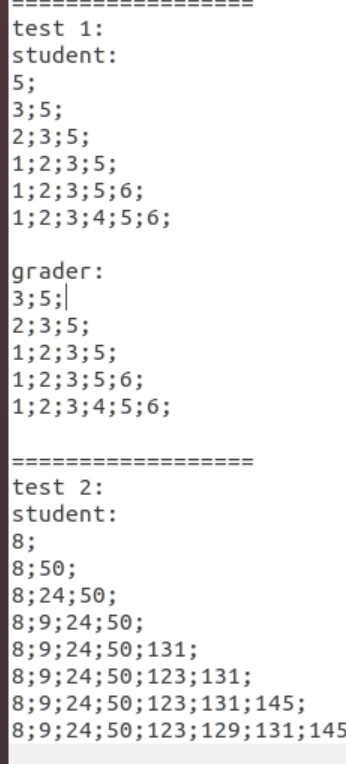
#> input picture backend-flask/images/Lab1_2.PNG, 346 x 764 px, given in place of 021.MP4, which was not available
$ python data_processor.py
#> lines starting #> are read from the running program, lines starting #| are printed output that depends on the picture; pictures that were not available may be replaced by others from this repository, and a replacement may not be noted
import cv2
import numpy as np
import os

# Playing video from file:
cap = cv2.VideoCapture('021.MP4')
length = int(cap.get(cv2.CAP_PROP_FRAME_COUNT))
print(length)
try:
    if not os.path.exists('data'):
        os.makedirs('data')
except OSError:
    print ('Error: Creating directory of data')

currentFrame = 0
count =0;
while True:
    # Capture frame-by-frame
    ret, frame = cap.read()
#> frame is the input picture: shape (764, 346, 3); mean B, G, R 240.4, 240.4, 240.8
    if length >= count and count % 150  == 0:
        # To stop duplicate images
        #if count % 10 == 0:
        name = './data/frame' + str(currentFrame) + '.png'
        print ('Creating...' + name)
        cv2.imwrite(name, frame)

        img_90 = cv2.rotate(frame, cv2.ROTATE_90_CLOCKWISE)
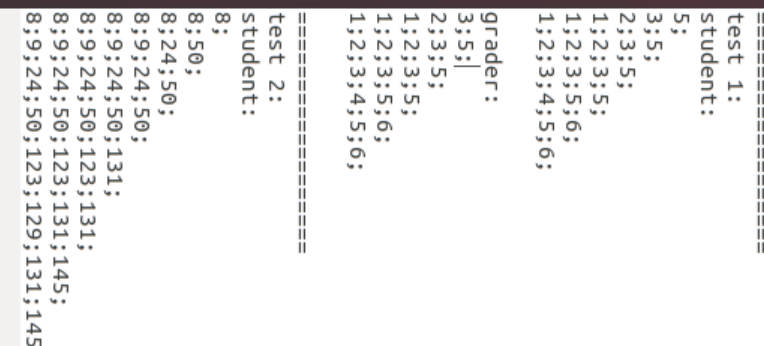
#> img_90: shape (346, 764, 3); mean B, G, R 240.4, 240.4, 240.8
        currentFrame +=1
        name = './data/frame' + str(currentFrame) + '.png'
        print ('Creating...' + name)
        cv2.imwrite(name, img_90)

        img_180 = cv2.rotate(frame, cv2.ROTATE_180)
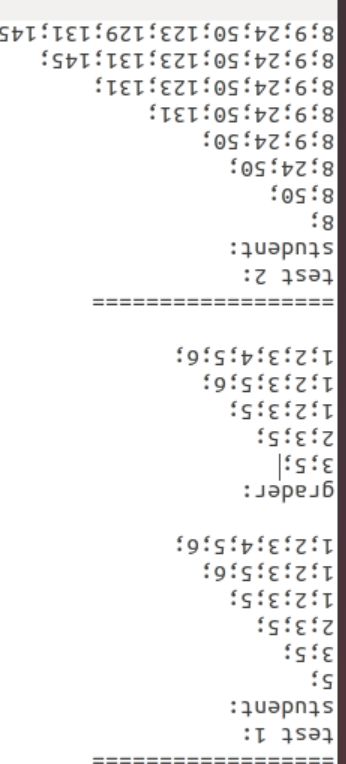
#> img_180: shape (764, 346, 3); mean B, G, R 240.4, 240.4, 240.8
        currentFrame +=1
        name = './data/frame' + str(currentFrame) + '.png'
        print ('Creating...' + name)
        cv2.imwrite(name, img_180)

        img_270 = cv2.rotate(frame, cv2.ROTATE_90_COUNTERCLOCKWISE)
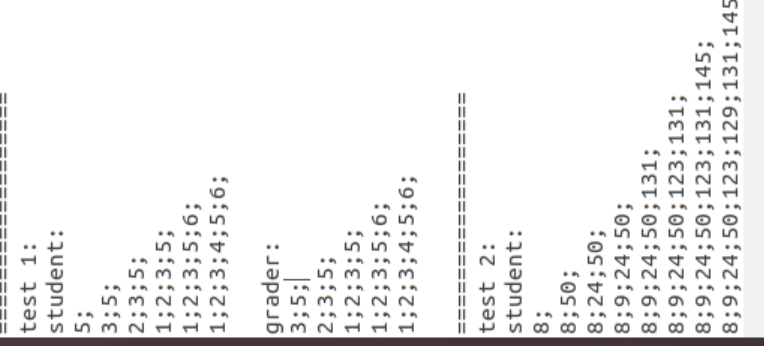
#> img_270: shape (346, 764, 3); mean B, G, R 240.4, 240.4, 240.8
        currentFrame +=1
        name = './data/frame' + str(currentFrame) + '.png'
        print ('Creating...' + name)
        cv2.imwrite(name, img_270)

        kernel = np.ones((5,5), np.uint8)

        img_erosion = cv2.erode(frame, kernel, iterations = 1)
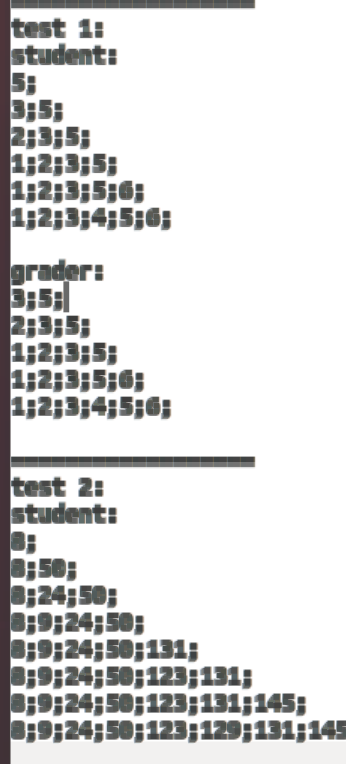
#> img_erosion: shape (764, 346, 3); mean B, G, R 218.4, 218.6, 218.7
        currentFrame +=1
        name = './data/frame' + str(currentFrame) + '.png'
        print ('Creating...' + name)
        cv2.imwrite(name, img_erosion)

        img_dilation = cv2.dilate(frame, kernel, iterations = 1)
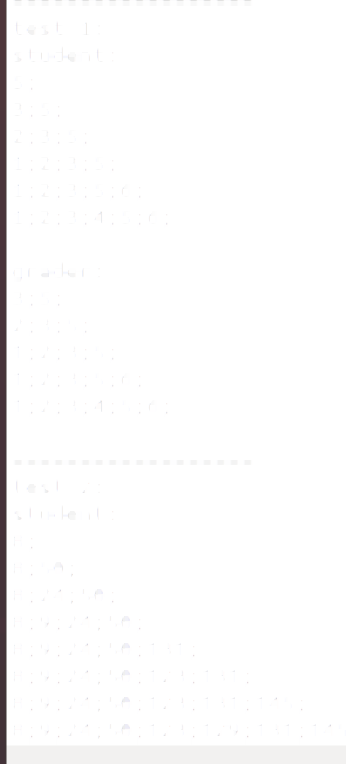
#> img_dilation: shape (764, 346, 3); mean B, G, R 250.7, 250.6, 251
        currentFrame +=1
        name = './data/frame' + str(currentFrame) + '.png'
        print ('Creating...' + name)
        cv2.imwrite(name, img_dilation)

        img_opening = cv2.morphologyEx(frame, cv2.MORPH_OPEN, kernel)
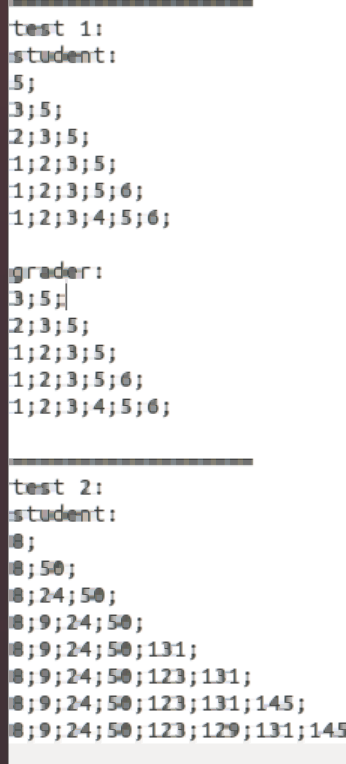
#> img_opening: shape (764, 346, 3); mean B, G, R 237.2, 237.1, 237.6
        currentFrame +=1
        name = './data/frame' + str(currentFrame) + '.png'
        print ('Creating...' + name)
        cv2.imwrite(name, img_opening)

        img_closing = cv2.morphologyEx(frame, cv2.MORPH_CLOSE, kernel)
        currentFrame +=1
        name = './data/frame' + str(currentFrame) + '.png'
        print ('Creating...' + name)
        cv2.imwrite(name, img_closing)

        img_gradient = cv2.morphologyEx(frame, cv2.MORPH_GRADIENT, kernel)
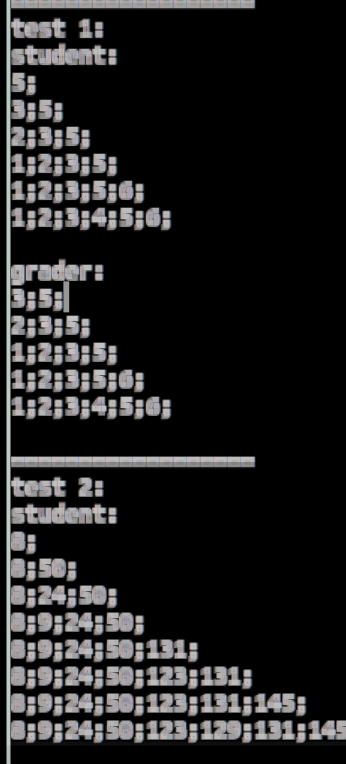
#> img_gradient: shape (764, 346, 3); mean B, G, R 32.3, 32, 32.3
        currentFrame +=1
        name = './data/frame' + str(currentFrame) + '.png'
        print ('Creating...' + name)
        cv2.imwrite(name, img_gradient)

        currentFrame +=1

    count += 1
    if cv2.waitKey(1) == ord('q'):
#> (key q is pressed here)
        break
cap.release()
cv2.destroyAllWindows()

$ run again, on backend-flask/images/MT2_0.PNG
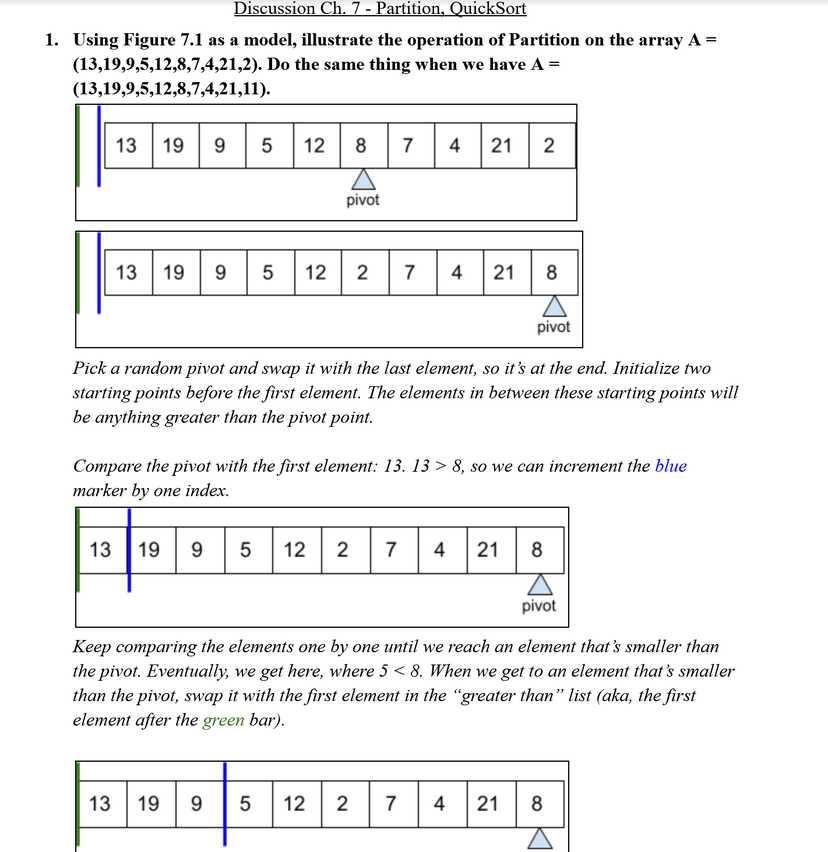
#> input picture backend-flask/images/MT2_0.PNG, 828 x 852 px, shrunk from 1421 x 1463 before the run, given in place of 021.MP4, which was not available
#> frame is the input picture: shape (852, 828, 3); mean B, G, R 241.8, 241.5, 241.4
#> `img_270 = cv2.rotate(frame, cv2.ROTATE_90_COUNTERCLOCKWISE)`:
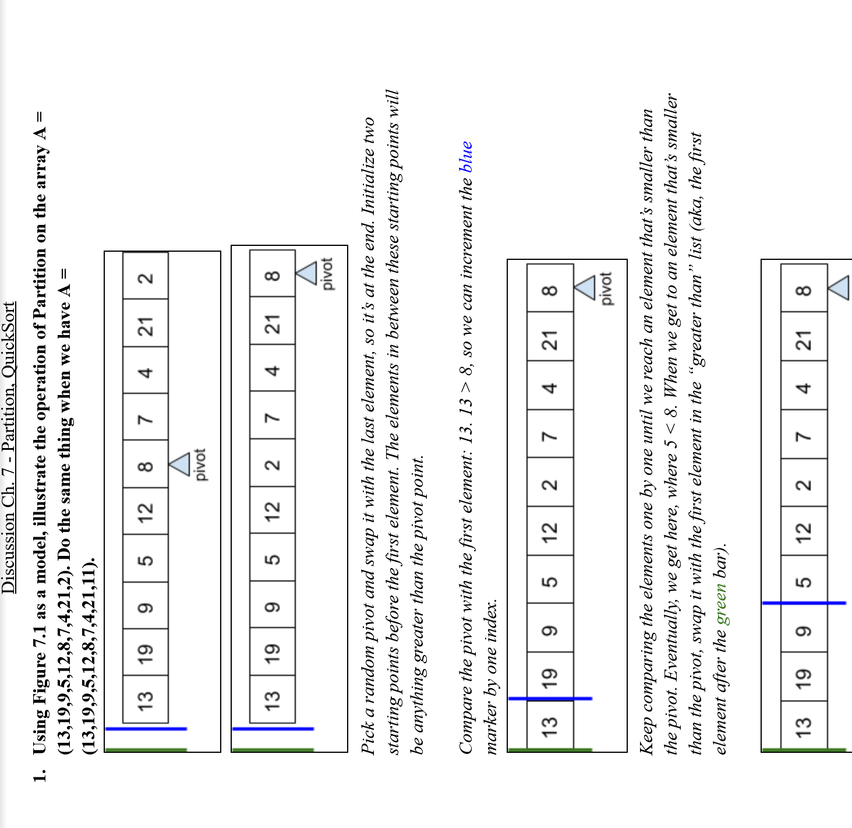
#> img_270: shape (828, 852, 3); mean B, G, R 241.8, 241.5, 241.4
#> `img_gradient = cv2.morphologyEx(frame, cv2.MORPH_GRADIENT, kernel)`:
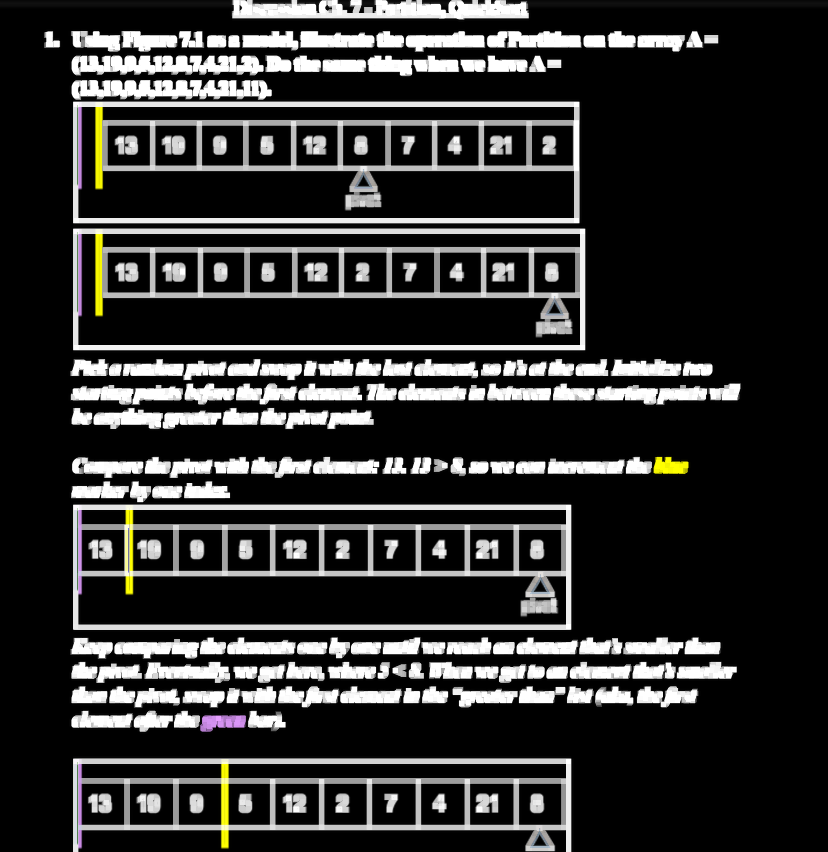
#> img_gradient: shape (852, 828, 3); mean B, G, R 47.1, 47.8, 47.9

$ run again, on backend-flask/images/MT2_1.PNG
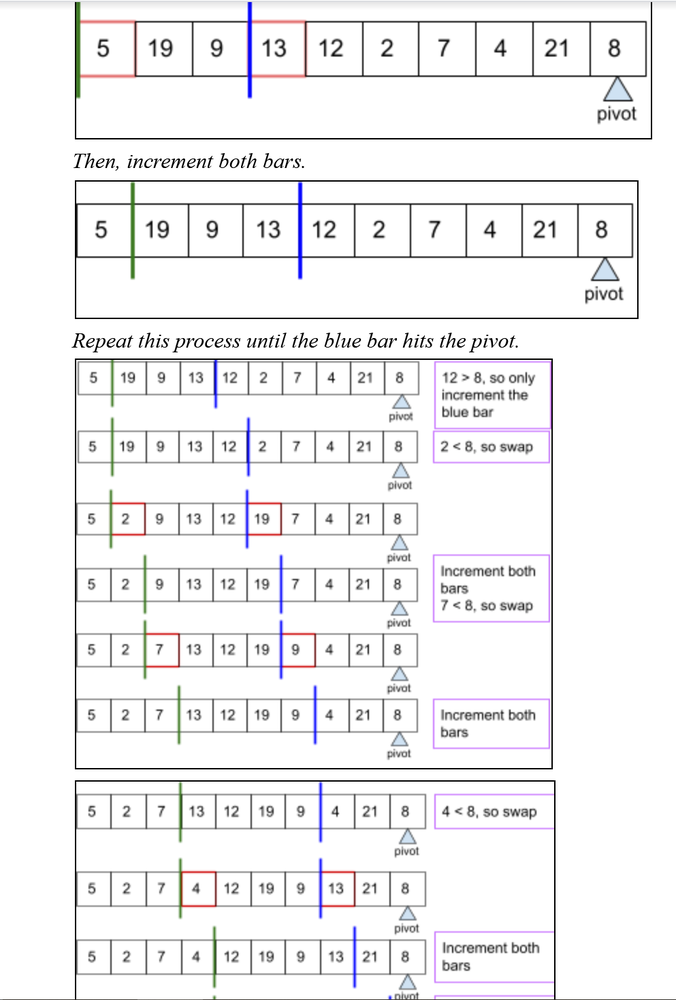
#> input picture backend-flask/images/MT2_1.PNG, 676 x 1000 px, shrunk from 993 x 1470 before the run, given in place of 021.MP4, which was not available
#> frame is the input picture: shape (1000, 676, 3); mean B, G, R 242.5, 241.5, 242
#> `img_270 = cv2.rotate(frame, cv2.ROTATE_90_COUNTERCLOCKWISE)`:
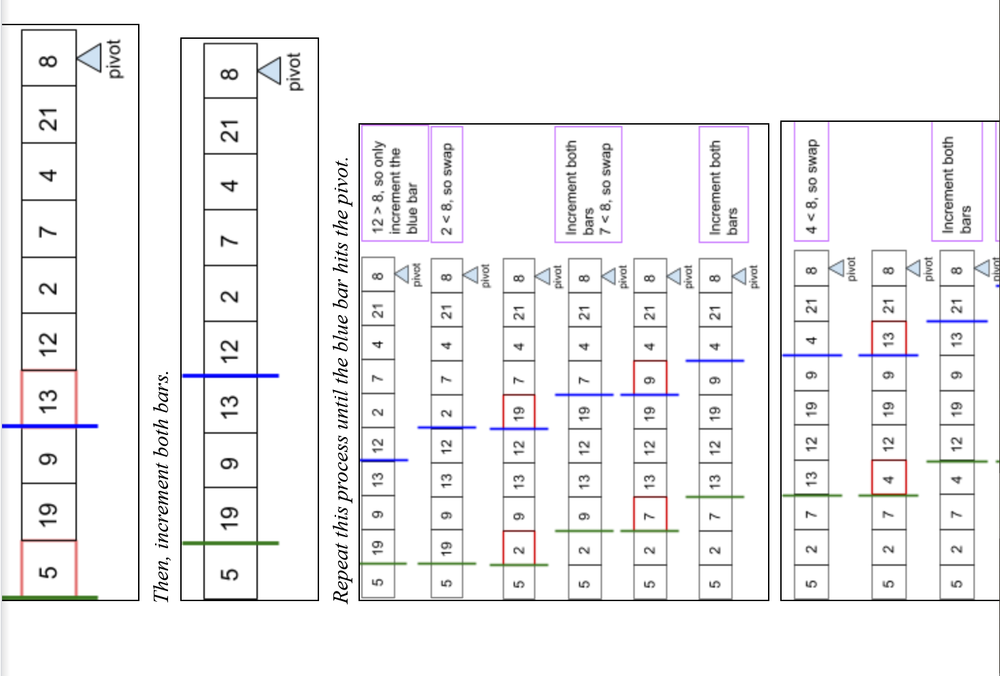
#> img_270: shape (676, 1000, 3); mean B, G, R 242.5, 241.5, 242
#> `img_gradient = cv2.morphologyEx(frame, cv2.MORPH_GRADIENT, kernel)`:
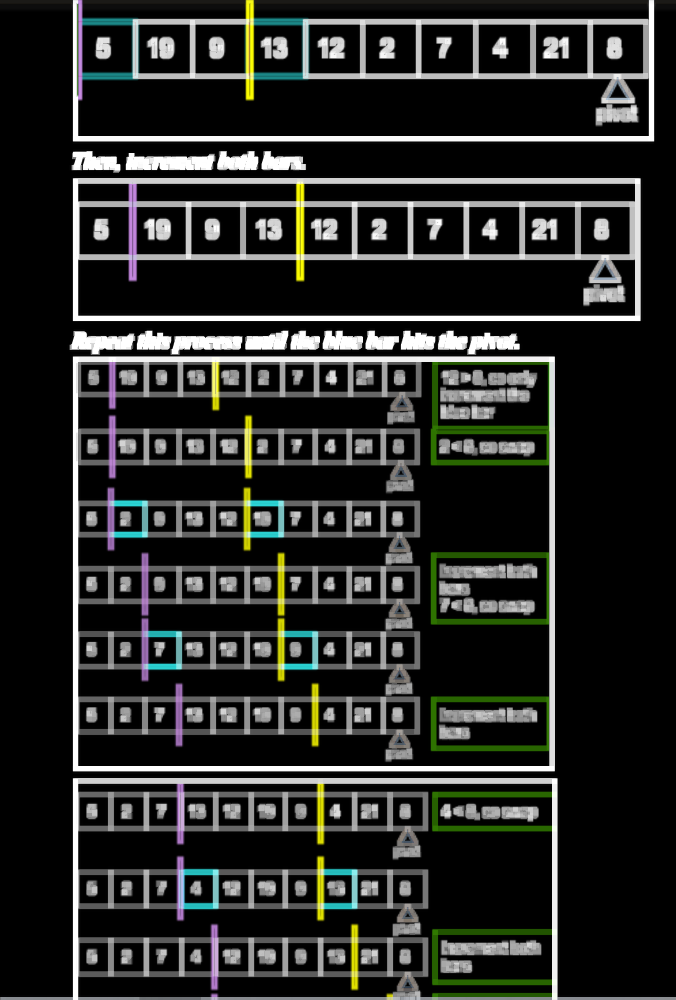
#> img_gradient: shape (1000, 676, 3); mean B, G, R 39.2, 41.6, 40.2

$ run again, on backend-flask/images/MT2_2.PNG
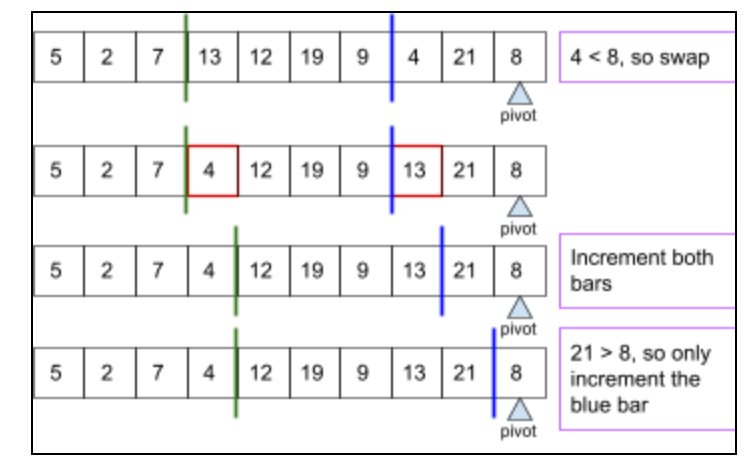
#> input picture backend-flask/images/MT2_2.PNG, 755 x 463 px, given in place of 021.MP4, which was not available
#> frame is the input picture: shape (463, 755, 3); mean B, G, R 240.6, 239, 239.7
#> `img_gradient = cv2.morphologyEx(frame, cv2.MORPH_GRADIENT, kernel)`:
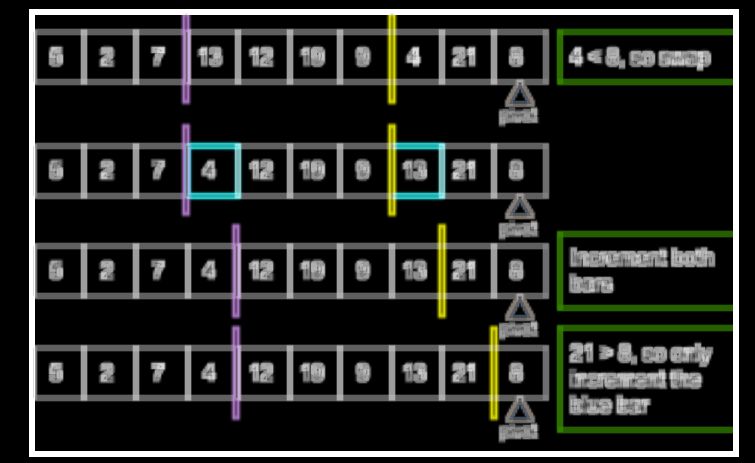
#> img_gradient: shape (463, 755, 3); mean B, G, R 36.2, 39.6, 37.7
